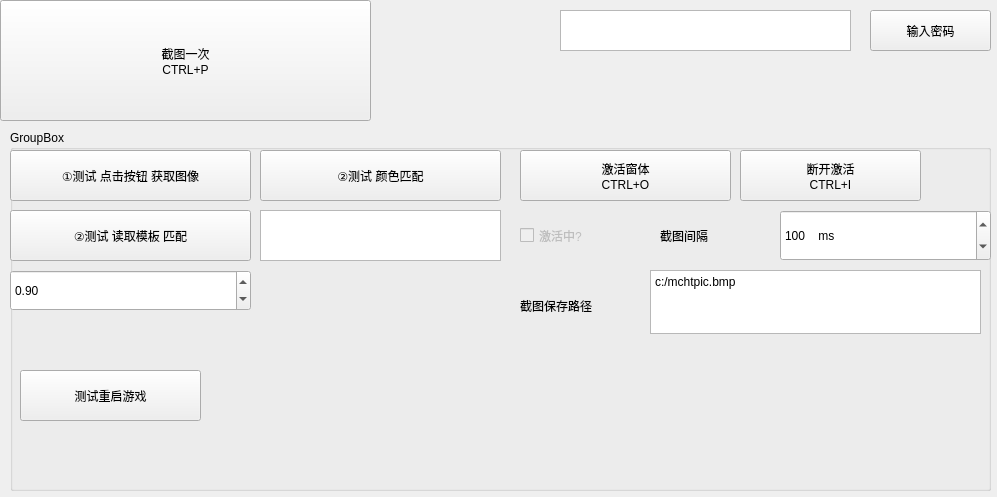
<?xml version="1.0" encoding="UTF-8"?>
<ui version="4.0">
 <class>DebugForm</class>
 <widget class="QWidget" name="DebugForm">
  <property name="geometry">
   <rect>
    <x>0</x>
    <y>0</y>
    <width>997</width>
    <height>497</height>
   </rect>
  </property>
  <property name="windowTitle">
   <string>Form</string>
  </property>
  <widget class="QPlainTextEdit" name="pwd">
   <property name="geometry">
    <rect>
     <x>560</x>
     <y>10</y>
     <width>291</width>
     <height>41</height>
    </rect>
   </property>
  </widget>
  <widget class="QPushButton" name="confirmPwd">
   <property name="geometry">
    <rect>
     <x>870</x>
     <y>10</y>
     <width>121</width>
     <height>41</height>
    </rect>
   </property>
   <property name="text">
    <string>输入密码</string>
   </property>
  </widget>
  <widget class="QGroupBox" name="groupBox">
   <property name="geometry">
    <rect>
     <x>10</x>
     <y>130</y>
     <width>981</width>
     <height>361</height>
    </rect>
   </property>
   <property name="title">
    <string>GroupBox</string>
   </property>
   <widget class="QDoubleSpinBox" name="tempThres">
    <property name="geometry">
     <rect>
      <x>0</x>
      <y>140</y>
      <width>241</width>
      <height>41</height>
     </rect>
    </property>
    <property name="maximum">
     <double>1.000000000000000</double>
    </property>
    <property name="value">
     <double>0.900000000000000</double>
    </property>
   </widget>
   <widget class="QPushButton" name="testFindPic">
    <property name="geometry">
     <rect>
      <x>0</x>
      <y>80</y>
      <width>241</width>
      <height>51</height>
     </rect>
    </property>
    <property name="text">
     <string>②测试 读取模板 匹配</string>
    </property>
   </widget>
   <widget class="QPushButton" name="getGameWin">
    <property name="geometry">
     <rect>
      <x>0</x>
      <y>20</y>
      <width>241</width>
      <height>51</height>
     </rect>
    </property>
    <property name="text">
     <string>①测试 点击按钮 获取图像</string>
    </property>
   </widget>
   <widget class="QPushButton" name="testFindColor">
    <property name="geometry">
     <rect>
      <x>250</x>
      <y>20</y>
      <width>241</width>
      <height>51</height>
     </rect>
    </property>
    <property name="text">
     <string>②测试 颜色匹配</string>
    </property>
   </widget>
   <widget class="QPlainTextEdit" name="colorEditText">
    <property name="geometry">
     <rect>
      <x>250</x>
      <y>80</y>
      <width>241</width>
      <height>51</height>
     </rect>
    </property>
   </widget>
   <widget class="QPushButton" name="testRebootGame">
    <property name="geometry">
     <rect>
      <x>10</x>
      <y>240</y>
      <width>181</width>
      <height>51</height>
     </rect>
    </property>
    <property name="text">
     <string>测试重启游戏</string>
    </property>
   </widget>
   <widget class="QPushButton" name="activateBtn">
    <property name="geometry">
     <rect>
      <x>510</x>
      <y>20</y>
      <width>211</width>
      <height>51</height>
     </rect>
    </property>
    <property name="text">
     <string>激活窗体 
CTRL+O</string>
    </property>
   </widget>
   <widget class="QPushButton" name="deactivateBtn">
    <property name="geometry">
     <rect>
      <x>730</x>
      <y>20</y>
      <width>181</width>
      <height>51</height>
     </rect>
    </property>
    <property name="text">
     <string>断开激活
CTRL+I</string>
    </property>
   </widget>
   <widget class="QSpinBox" name="capImgWaitMs">
    <property name="geometry">
     <rect>
      <x>770</x>
      <y>80</y>
      <width>211</width>
      <height>51</height>
     </rect>
    </property>
    <property name="suffix">
     <string>    ms</string>
    </property>
    <property name="prefix">
     <string/>
    </property>
    <property name="minimum">
     <number>1</number>
    </property>
    <property name="maximum">
     <number>1000</number>
    </property>
    <property name="value">
     <number>100</number>
    </property>
   </widget>
   <widget class="QLabel" name="label">
    <property name="geometry">
     <rect>
      <x>650</x>
      <y>80</y>
      <width>111</width>
      <height>51</height>
     </rect>
    </property>
    <property name="text">
     <string>截图间隔</string>
    </property>
   </widget>
   <widget class="QLabel" name="label_2">
    <property name="geometry">
     <rect>
      <x>510</x>
      <y>150</y>
      <width>111</width>
      <height>51</height>
     </rect>
    </property>
    <property name="text">
     <string>截图保存路径</string>
    </property>
   </widget>
   <widget class="QPlainTextEdit" name="saveImgPath">
    <property name="geometry">
     <rect>
      <x>640</x>
      <y>140</y>
      <width>331</width>
      <height>64</height>
     </rect>
    </property>
    <property name="plainText">
     <string>c:/mchtpic.bmp</string>
    </property>
   </widget>
   <widget class="QCheckBox" name="isActivate">
    <property name="enabled">
     <bool>false</bool>
    </property>
    <property name="geometry">
     <rect>
      <x>510</x>
      <y>90</y>
      <width>81</width>
      <height>31</height>
     </rect>
    </property>
    <property name="text">
     <string>激活中?</string>
    </property>
   </widget>
  </widget>
  <widget class="QPushButton" name="scrCap">
   <property name="geometry">
    <rect>
     <x>0</x>
     <y>0</y>
     <width>371</width>
     <height>121</height>
    </rect>
   </property>
   <property name="text">
    <string>截图一次
CTRL+P</string>
   </property>
  </widget>
 </widget>
 <resources/>
 <connections/>
</ui>
